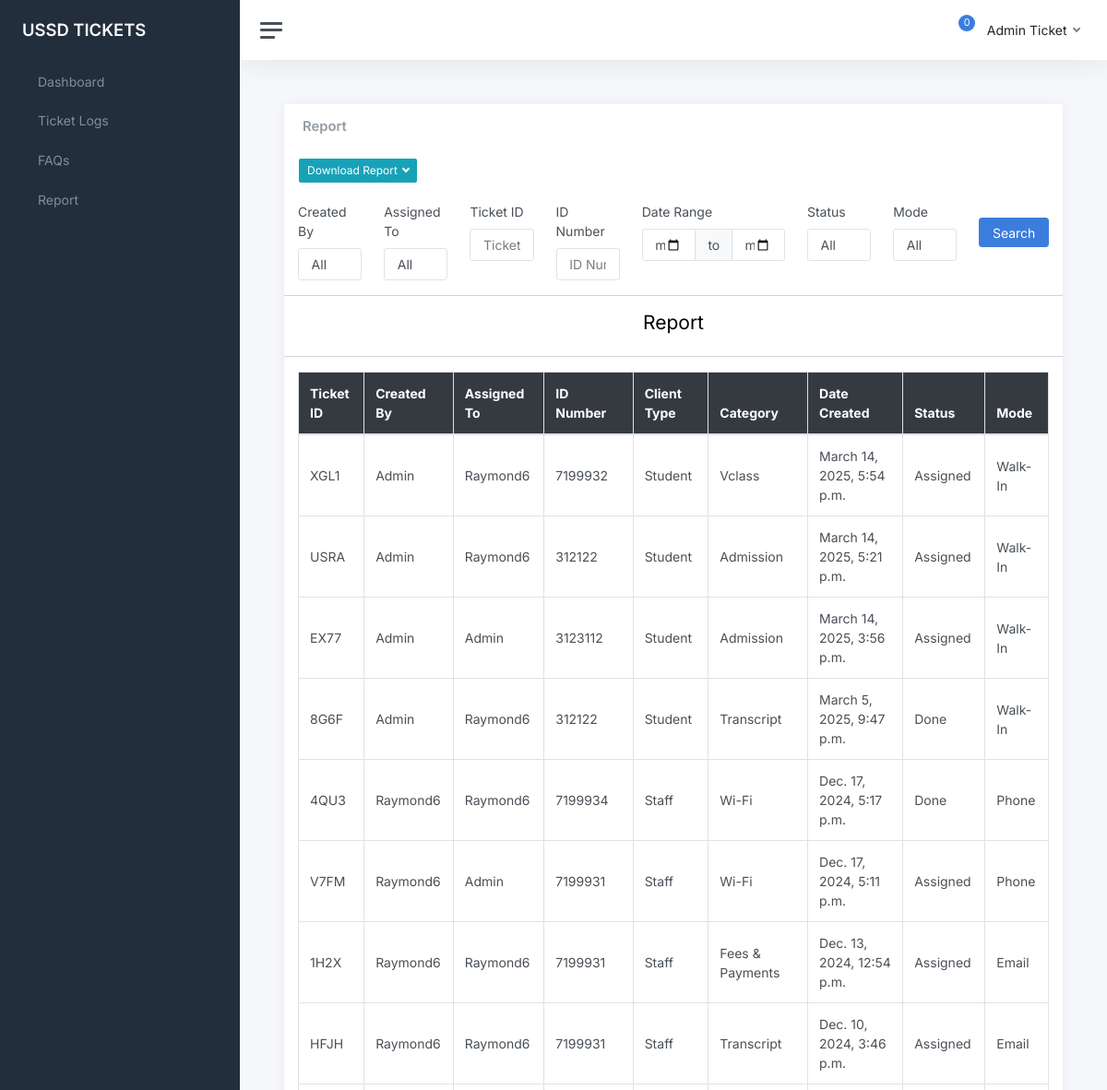
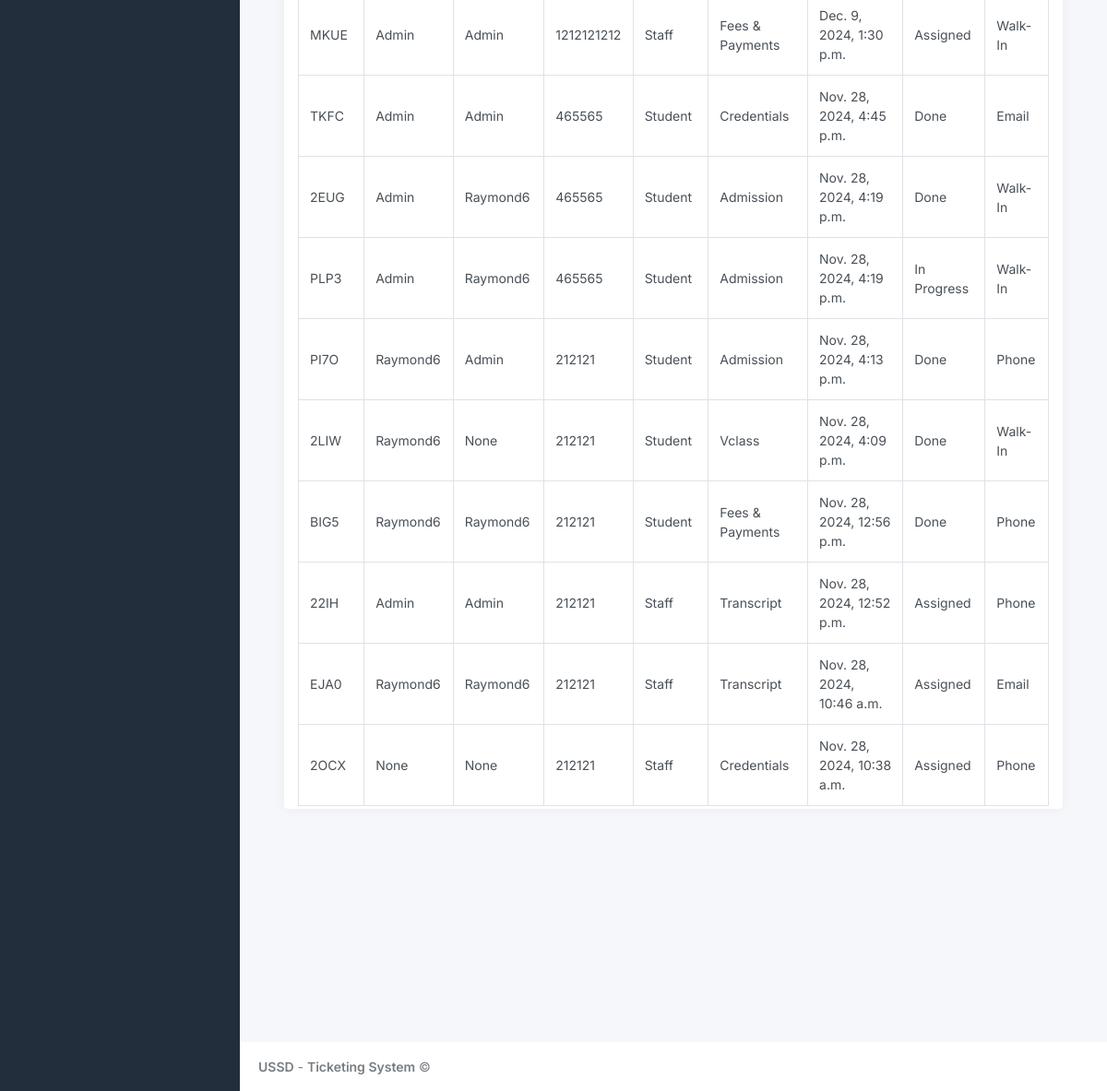
/report (signed in), run on the app's committed database (2 pictures, top to bottom).
### ticksys/models.py (models this page shows, shortened)
class Ticket(models.Model):
    TICKET_STATUS = [
        ('Assigned', 'Assigned'),
        ('In Progress', 'In Progress'),
        ('Done', 'Done'),
    ]
    CLIENT_TYPE = [
        ('Staff', 'Staff'),
        ('Student', 'Student'),
        ('Other', 'Other')
    ]
    MODE_CHOICES = [
        ('Walk-In', 'Walk-In'),
        ('Phone', 'Phone'),
        ('Email', 'Email'),
        ('Other', 'Other')
    ]
    CATEGORY = [
        ('Credentials', 'Credentials'),
        ('Fees & Payments', 'Fees & Payments'),
        ('VClass', 'VClass'),
        ('Transcript', 'Transcript'),
        ('Admission', 'Admission'),
        ('Wi-Fi', 'Wi-Fi'),
        ('AIM App', 'AIM App'),
        ('Telecel', 'Telecel'),
        ('Biometric', 'Biometric'),
        ('Other', 'Other')
    ]
    user = models.ForeignKey(User, models.CASCADE, null=True)
    ticket_number = models.CharField(max_length=4, default=generate_ticket_number, unique=True, editable=False)
    id_number = models.CharField(max_length=20, unique=False)
    description = models.TextField()
    status = models.CharField(max_length=25, choices=TICKET_STATUS, default='In Progress')
    category = models.CharField(max_length=100, choices=CATEGORY)
    client_type = models.CharField(max_length=20, choices=CLIENT_TYPE, default='Student')
    created_at = models.DateTimeField(auto_now_add=True)
    updated_at = models.DateTimeField(auto_now=True)
    mode = models.CharField(max_length=20, choices=MODE_CHOICES, default='Walk-In')
    assigned_to = models.CharField(max_length=30, null=True)
    created_by = models.CharField(max_length=30, null=True)

### ticksys/views.py (the view, shortened to what this page needs)
# urls.py: path('report', user_views.report, name='report'),
def report(request):
    user = request.user
    if request.user.is_superuser:
        tickets = Ticket.objects.annotate(
            month_year=TruncMonth('created_at')
        ).values('month_year').annotate(
            count=Count('id')
        ).order_by('-month_year')
    else:
        tickets = Ticket.objects.filter(Q(user=user) | Q(assigned_to=user.username)).annotate(
            month_year=TruncMonth('created_at')
        ).values('month_year').annotate(
            count=Count('id')
        ).order_by('-month_year')
    status_options = Ticket.objects.values_list('status', flat=True).distinct()
    available_months = [(ticket['month_year'].strftime('%B %Y'), ticket['month_year'].strftime('%Y-%m-01'), ticket['month_year'].strftime('%Y-%m-31')) for ticket in tickets]
    mode_options = Ticket.objects.values_list('mode', flat=True).distinct()
    tl = Ticket.objects.order_by('-id')
    tickets1 = Ticket.objects.all()
    tickets2 = Ticket.objects.filter(Q(user=user) | Q(assigned_to=user.username)).order_by('-id')
    user_set = set()
    assigned_to_set = set()
    for ticket in tickets1:
        if ticket.user:
            user_set.add(ticket.user)
        if ticket.assigned_to:
            assigned_to_set.add(ticket.assigned_to)
    ticket_id = request.GET.get('id')
    ticket_number = request.GET.get('ticket_number')
    created_by = request.GET.get('created_by')
    id_number = request.GET.get('id_number')
    status = request.GET.get('status')
    mode = request.GET.get('mode')
    date_from = request.GET.get('date_from')
    date_to = request.GET.get('date_to')
    assigned_to = request.GET.get('assigned_to')
    request.session['id'] = ticket_id
    request.session['ticket_number'] = ticket_number
    request.session['created_by'] = created_by
    request.session['id_number'] = id_number
    request.session['date_from'] = date_from
    request.session['date_to'] = date_to
    request.session['status'] = status
    request.session['mode'] = mode
    request.session['assigned_to'] = assigned_to
    if request.user.is_superuser:
        tl = tl.filter(
            Q(created_at__range=[date_from, date_to]) if date_from and date_to else Q()
        )
        if is_valid_queryparam(ticket_id):
            tl = tl.filter(id=ticket_id)
        if is_valid_queryparam(ticket_number):
            tl = tl.filter(ticket_number__icontains=ticket_number)
        if is_valid_queryparam(created_by):
            try:
                user = User.objects.get(username=created_by)  # Retrieve the user by username
                tl = tl.filter(Q(user=user))  # Filter by user object
            except User.DoesNotExist:
                tl = tl.none()
        if is_valid_queryparam(id_number):
            tl = tl.filter(id_number__icontains=id_number)
        if is_valid_queryparam(status):
            tl = tl.filter(status=status)
        if is_valid_queryparam(mode):
            tl = tl.filter(mode=mode)
        if is_valid_queryparam(assigned_to):
            tl = tl.filter(assigned_to__icontains=assigned_to)
        page = request.GET.get('page', 1)
        paginator = Paginator(tl, 30)
        try:
            tl = paginator.page(page)
        except PageNotAnInteger:
            tl = paginator.page(1)
        except EmptyPage:
            tl = paginator.page(paginator.num_pages)
    context = {
        'tickets1' : tickets,
        'tickets2' : tickets2,
        'ticket_list': tl,
        'ticket_id' : ticket_id,
        'created_by': created_by,
        'assigned_to' : assigned_to,
        'ticket_number': ticket_number,
        'mode': mode,
        'date_from': date_from,
        'date_to': date_to,
        'status': status,
        'available_months': available_months,
        'user_options': user_set,
        'assigned_to_options': assigned_to_set,
        'status_options' : status_options,
        'mode_options' : mode_options
    }
    return render(request, 'report.html', context)

### ticksys/views.py (called while the page is built)
def is_valid_queryparam(param):
    return param != '' and param is not None

### templates/report.html (shortened to what this page needs)
{% extends 'index.html' %}
    {% block content %}
    <main class="content">
        <div class="container-fluid p-0">
            <div class="row">
                <div class="col-12 d-flex">
                    <div class="card flex-fill">
                        <div class="card-header d-flex justify-content-between align-items-center">
                            <h5 class="card-title mb-0">Report</h5>
                        </div>
                        <div class="row">
                            <div class="col-md-3">
                                <div class="btn-group me-1 mt-2">
                                    <button class="btn btn-info btn-sm dropdown-toggle" type="button"
                                        data-bs-toggle="dropdown" aria-haspopup="true" aria-expanded="false" style="margin-left: 1rem">
                                        Download Report
                                    </button>
                                </div>
                            </div>
                        </div>
                        <br>
                        <div class="col-12">
                            <form action="{% url 'report' %}" method="GET">
                                <div class="row">
                                    {% if request.user.is_superuser  %}
                                    <div class="col">
                                        <label>Created By</label>
                                        <select class="form-control" name='created_by'>
                                            <option value="" {% if not created_by %} selected {% endif %}>All</option>
                                        </select>
                                    </div>
                                    <div class="col">
                                        <label>Assigned To</label>
                                        <select class="form-control" name='assigned_to'>
                                            <option value="" {% if not assigned_to %} selected {% endif %}>All</option>
                                        </select>
                                    </div>
                                    {% endif %}
                                    <div class="col">
                                        <label>Ticket ID</label>
                                        <input type="text" class="form-control" placeholder="Ticket ID" name='ticket_number' {% if ticket_number %} value="{{ticket_number}}" {% endif %}>
                                    </div>
                                    <div class="col">
                                        <label>ID Number</label>
                                        <input type="text" class="form-control" placeholder="ID Number" name='id_number' {% if id_number %} value="{{id_number}}" {% endif %}>
                                    </div>
                                    <div class="col">
                                        <label>Date Range</label>
                                        <div class="input-group">
                                            <input type="date" class="form-control" name="date_from" placeholder="From" {% if date_from %} value="{{ date_from }}" {% endif %}>
                                            <div class="input-group-prepend">
                                                <span class="input-group-text">to</span>
                                            </div>
                                            <input type="date" class="form-control" name="date_to" placeholder="To" {% if date_to %} value="{{ date_to }}" {% endif %}>
                                        </div>
                                    </div>
                                    <div class="col">
                                        <label>Status</label>
                                        <select class="form-control" name='status'>
                                            <option value="" {% if not status %} selected {% endif %}>All</option>
                                        </select>
                                    </div>
                                    <div class="col">
                                        <label>Mode</label>
                                        <select class="form-control" name='mode'>
                                            <option value="" {% if not mode %} selected {% endif %}>All</option>
                                        </select>
                                    </div>
                                    <div class="col" style="padding-top: 2%;">
                                        <button type="submit" class="btn btn-primary">Search</button>
                                    </div>
                                </div>
                            </form>
                        </div>
                        <hr>
            <h3 style="text-align: center;">Report</h3>
        <hr>
        {% if request.user.is_superuser  %}
        <div class="col-12">
            <div style="max-height: 70vh; overflow-y: auto;">
                <table class="table table-bordered">
                    <thead class="thead-dark">
                    <tr>
                        <th scope="col">Ticket ID</th>
                        <th scope="col">Created By</th>
                        <th scope="col">Assigned To</th>
                        <th scope="col">ID Number</th>
                        <th scope="col">Client Type</th>
                        <th scope="col">Category</th>
                        <th scope="col">Date Created</th>
                        <th scope="col">Status</th>
                        <th scope="col">Mode</th>
                    </tr>
                    </thead>
                    <tbody class="table-group-divider">
                        {% for ticket in ticket_list %}
                        <tr>
                            <td scope="col">{{ticket.ticket_number}}</td>
                            <td scope="col">{{ticket.user|title}}</td>
                            <td scope="col">{{ticket.assigned_to|title}}</td>
                            <td scope="col">{{ticket.id_number}}</td>
                            <td scope="col">{{ticket.client_type|title}}</td>
                            <td scope="col">{{ticket.category|title}}</td>
                            <td scope="col">{{ticket.created_at}}</td>
                            <td scope="col" >{{ticket.status|title}}</td>
                            <td scope="col">{{ticket.mode|title}}</td>
                        </tr>
                        {% endfor %}
                    </tbody>
                </table>
            </div>
            </div>
        </div>
        {% endif %}
                    </div>
                </div>
            </div>
            </main>
    {% endblock %}

### templates/index.html (shortened to what this page needs)
{% load static %}
{% load widget_tweaks %}
<!DOCTYPE html>
<html lang="en">
<head>
	<link href="https://stackpath.bootstrapcdn.com/bootstrap/4.5.2/css/bootstrap.min.css" rel="stylesheet">
	<link href="{% static 'css/app.css' %}" rel="stylesheet">
</head>
<body>
	<div class="wrapper">
		<nav id="sidebar" class="sidebar js-sidebar">
			<div class="sidebar-content js-simplebar">
				<a class="sidebar-brand" href="{% url 'index' %}">
          <span class="align-middle">USSD TICKETS</span>
        </a>
				<ul class="sidebar-nav">
					<li class="sidebar-item">
						<a class="sidebar-link" href="{% url 'index' %}">
               <span class="align-middle">Dashboard</span>
            </a>
					</li>
					<li class="sidebar-item">
						<a class="sidebar-link" href="{% url 'ticketlogs' %}">
               <span class="align-middle">Ticket Logs</span>
            </a>
					</li>
					<li class="sidebar-item">
						<a class="sidebar-link" href="{% url 'faqs' %}">
               <span class="align-middle">FAQs</span>
            </a>
					</li>
					<li class="sidebar-item">
						<a class="sidebar-link" href="{% url 'report' %}">
               <span class="align-middle">Report</span>
            </a>
					</li>
			</div>
		</nav>
		<div class="main">
			<nav class="navbar navbar-expand navbar-light navbar-bg">
				<a class="sidebar-toggle js-sidebar-toggle">
          <i class="hamburger align-self-center"></i>
        </a>
				<div class="navbar-collapse collapse">
					<ul class="navbar-nav navbar-align">
						<li class="nav-item dropdown">
							<a class="nav-icon dropdown-toggle" href="#" id="alertsDropdown" data-bs-toggle="dropdown">
								<div class="position-relative">
									<span class="indicator" id="notification-count">0</span>
								</div>
							</a>
						</li>
						<li class="nav-item dropdown">
							<a class="nav-link dropdown-toggle d-none d-sm-inline-block" href="#" data-bs-toggle="dropdown">
                <span class="text-dark">{{user.first_name|title}} {{user.last_name|title}}</span>
              </a>
						</li>
					</ul>
				</div>
			</nav>
			{% block content %}{% endblock %}
			<footer class="footer">
				<div class="container-fluid">
					<div class="row text-muted">
						<div class="col-6 text-start">
							<p class="mb-0">
								<a class="text-muted" href="https://helpdesk.knust.edu.gh/" target="_blank"><strong>USSD</strong></a> - <a class="text-muted" href="https://helpdesk.knust.edu.gh/" target="_blank"><strong>Ticketing System</strong></a>								&copy;
							</p>
						</div>
					</div>
				</div>
			</footer>
		</div>
	</div>
</body>
</html>

### data on the page
Ticket: ticket_number "XGL1", user "Admin", assigned_to "Raymond6", id_number "7199932", client_type "Student", category "Vclass", created_at "March 14, 2025, 5:54 p.m.", status "Assigned", mode "Walk-In"
Ticket: ticket_number "USRA", user "Admin", assigned_to "Raymond6", id_number "312122", client_type "Student", category "Admission", created_at "March 14, 2025, 5:21 p.m.", status "Assigned", mode "Walk-In"
Ticket: ticket_number "EX77", user "Admin", assigned_to "Admin", id_number "3123112", client_type "Student", category "Admission", created_at "March 14, 2025, 3:56 p.m.", status "Assigned", mode "Walk-In"
Ticket: ticket_number "8G6F", user "Admin", assigned_to "Raymond6", id_number "312122", client_type "Student", category "Transcript", created_at "March 5, 2025, 9:47 p.m.", status "Done", mode "Walk-In"
Ticket: ticket_number "4QU3", user "Raymond6", assigned_to "Raymond6", id_number "7199934", client_type "Staff", category "Wi-Fi", created_at "Dec. 17, 2024, 5:17 p.m.", status "Done", mode "Phone"
Ticket: ticket_number "V7FM", user "Raymond6", assigned_to "Admin", id_number "7199931", client_type "Staff", category "Wi-Fi", created_at "Dec. 17, 2024, 5:11 p.m.", status "Assigned", mode "Phone"
Ticket: ticket_number "1H2X", user "Raymond6", assigned_to "Raymond6", id_number "7199931", client_type "Staff", category "Fees & Payments", created_at "Dec. 13, 2024, 12:54 p.m.", status "Assigned", mode "Email"
Ticket: ticket_number "HFJH", user "Raymond6", assigned_to "Raymond6", id_number "7199931", client_type "Staff", category "Transcript", created_at "Dec. 10, 2024, 3:46 p.m.", status "Assigned", mode "Email"
Ticket: ticket_number "MKUE", user "Admin", assigned_to "Admin", id_number "1212121212", client_type "Staff", category "Fees & Payments", created_at "Dec. 9, 2024, 1:30 p.m.", status "Assigned", mode "Walk-In"
Ticket: ticket_number "TKFC", user "Admin", assigned_to "Admin", id_number "465565", client_type "Student", category "Credentials", created_at "Nov. 28, 2024, 4:45 p.m.", status "Done", mode "Email"
Ticket: ticket_number "2EUG", user "Admin", assigned_to "Raymond6", id_number "465565", client_type "Student", category "Admission", created_at "Nov. 28, 2024, 4:19 p.m.", status "Done", mode "Walk-In"
Ticket: ticket_number "PLP3", user "Admin", assigned_to "Raymond6", id_number "465565", client_type "Student", category "Admission", created_at "Nov. 28, 2024, 4:19 p.m.", status "In Progress", mode "Walk-In"
Ticket: ticket_number "PI7O", user "Raymond6", assigned_to "Admin", id_number "212121", client_type "Student", category "Admission", created_at "Nov. 28, 2024, 4:13 p.m.", status "Done", mode "Phone"
Ticket: ticket_number "2LIW", user "Raymond6", assigned_to "None", id_number "212121", client_type "Student", category "Vclass", created_at "Nov. 28, 2024, 4:09 p.m.", status "Done", mode "Walk-In"
Ticket: ticket_number "BIG5", user "Raymond6", assigned_to "Raymond6", id_number "212121", client_type "Student", category "Fees & Payments", created_at "Nov. 28, 2024, 12:56 p.m.", status "Done", mode "Phone"
Ticket: ticket_number "22IH", user "Admin", assigned_to "Admin", id_number "212121", client_type "Staff", category "Transcript", created_at "Nov. 28, 2024, 12:52 p.m.", status "Assigned", mode "Phone"
Ticket: ticket_number "EJA0", user "Raymond6", assigned_to "Raymond6", id_number "212121", client_type "Staff", category "Transcript", created_at "Nov. 28, 2024, 10:46 a.m.", status "Assigned", mode "Email"
Ticket: ticket_number "2OCX", user "None", assigned_to "None", id_number "212121", client_type "Staff", category "Credentials", created_at "Nov. 28, 2024, 10:38 a.m.", status "Assigned", mode "Phone"

### other printed values
{{ user.first_name|title }} "Admin"
{{ user.last_name|title }} "Ticket"
